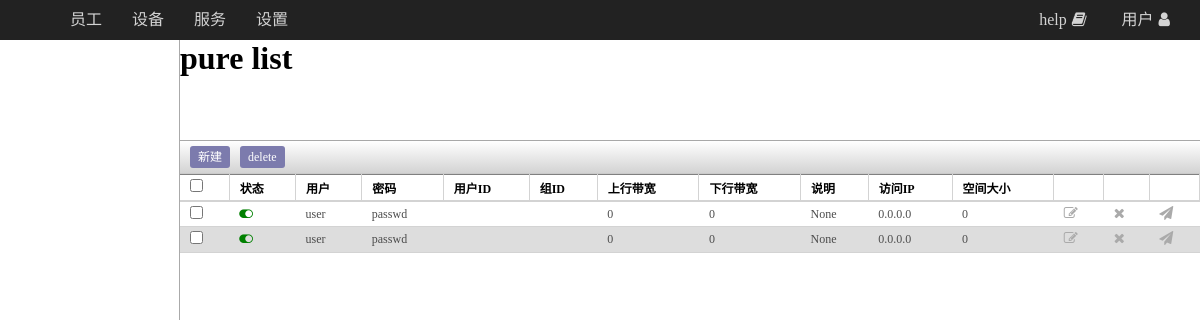
Before: /pure_list/ with the older database file.
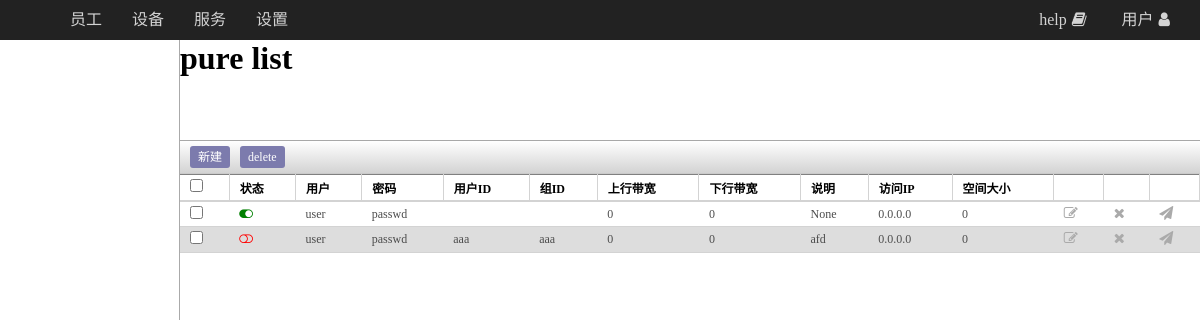
After: the same page with the newer database file.
### web/models.py (models this page shows)
class pureftp(models.Model):
    status = models.BooleanField(default=1)
    user=models.CharField(max_length=32)
    password=models.CharField(max_length=64)
    uid=models.CharField(max_length=11)
    gid=models.CharField(max_length=11)
    dir=models.CharField(max_length=128)
    ulbandwidth=models.IntegerField(default=0)
    dlbandwidth=models.IntegerField(default=0)
    comment=models.TextField(null=True)
    ipaccess=models.CharField(max_length=15,default='0.0.0.0')
    quotasize=models.IntegerField(default=0)
    quotafiles=models.IntegerField(default=0)
    createdate=models.DateField()
    lastedate=models.DateField()

### web/views.py (the view)
# urls.py: path('pure_list/', views.view_pure_list),
def view_pure_list(request):
    context={}
    context['title']='pure list'
    ps = pureftp.objects.all()
    context['context'] = ps
    return render(request, 'pure_list.html', context)

### templates/pure_list.html (shortened to what this page needs)
{% extends "base.html" %}
{% block styecss %}
    <link rel="stylesheet" type="text/css" href="/static/css/view_hr_list.css">
{% endblock styecss %}
{% block mainbody %}
    <div class="view_menu">
        <div class="limg"></div>
        <div class="sub_menu">
            <ul>
                <li></li>
                <li></li>
                <li></li>
            </ul>
        </div>
    </div>
    <div class="view_form">
        <div class="header">
            <h1>{{ title }}</h1>
        </div>
        <div class="cmd_nav">
            <ul class="but_cmd">
                <li><a href="/pure_form?act=0">新建</a></li>
                <li>
                    <a href="#">delete</a>
                </li>
            </ul>
        </div>
        <context>
            <div class="listview">
                <table class="table_view" border="1">
                    <thead>
                        <tr>
                            <th><input type="checkbox"></th>
                            <th>状态</th>
                            <th>用户</th>
                            <th>密码</th>
                            <th>用户ID</th>
                            <th>组ID</th>
                            <th>上行带宽</th>
                            <th>下行带宽</th>
                            <th>说明</th>
                            <th>访问IP</th>
                            <th>空间大小</th>
                            <th></th>
                            <th></th>
                            <th></th>
                        </tr>
                    </thead>
                    <tbody>
                        {% for item in context %}
                            <tr>
                                <td><input type="checkbox"></td>
                                <td>
                                    {% if  item.status %}
                                        <span style="color: green;"><i class="fa fa-toggle-on fa-1x"></i></span>
                                    {% else %}
                                        <span style="color: red;"><i class="fa fa-toggle-off fa-1x"></i></span>
                                    {% endif %}
                                </td>
                                <td>{{ item.user }}</td>
                                <td>{{ item.password }}</td>
                                <td>{{ item.uid }}</td>
                                <td>{{ item.gid }}</td>
                                <td>{{ item.ulbandwidth }}</td>
                                <td>{{ item.dlbandwidth }}</td>
                                <td>{{ item.comment }}</td>
                                <td>{{ item.ipaccess }}</td>
                                <td>{{ item.quotasize }}</td>
                                <td><a class="but_min" href="/pure_form?act={{ item.id }}" title="编辑"><i class="fa fa-edit fa-1x"></i></a></td>
                                <td><a class="but_min" href="del/{{ item.id }}" title="删除"><i class="fa fa-remove fa-1x"></i></a></td>
                                <td><a class="but_min" href="resend/{{ item.id }}" title="发送信息给创建者"><i class="fa fa-send fa-1x"></i></a></td>
                            </tr>
                        {% empty %}
                            <tr>
                                <td  colspan="14" style="text-align: center;">(暂无数据)</td>
                            </tr>
                        {% endfor %}
                    </tbody>
                </table>
            </div>
        </context>
    </div>
{% endblock %}

Changed rows visible on the page:
changed pureftp: status True → False (drawn); uid (not shown) → "aaa"; gid (not shown) → "aaa"; comment "None" → "afd"
